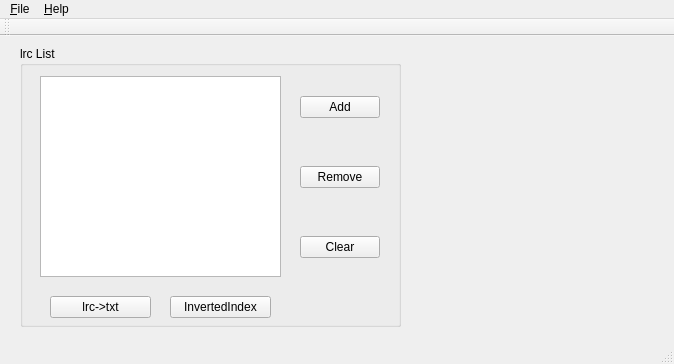
<?xml version="1.0" encoding="UTF-8"?>
<ui version="4.0">
 <class>MainWindow</class>
 <widget class="QMainWindow" name="MainWindow">
  <property name="geometry">
   <rect>
    <x>0</x>
    <y>0</y>
    <width>674</width>
    <height>364</height>
   </rect>
  </property>
  <property name="windowTitle">
   <string>MainWindow</string>
  </property>
  <widget class="QWidget" name="centralWidget">
   <widget class="QLabel" name="labelIcon">
    <property name="geometry">
     <rect>
      <x>460</x>
      <y>90</y>
      <width>101</width>
      <height>111</height>
     </rect>
    </property>
    <property name="text">
     <string/>
    </property>
    <property name="pixmap">
     <pixmap resource="resources.qrc">:/resources/picture/icon.png</pixmap>
    </property>
    <property name="scaledContents">
     <bool>true</bool>
    </property>
   </widget>
   <widget class="QGroupBox" name="groupBox">
    <property name="geometry">
     <rect>
      <x>20</x>
      <y>10</y>
      <width>381</width>
      <height>281</height>
     </rect>
    </property>
    <property name="title">
     <string>lrc List</string>
    </property>
    <widget class="QPushButton" name="btnAddFile">
     <property name="geometry">
      <rect>
       <x>280</x>
       <y>50</y>
       <width>80</width>
       <height>22</height>
      </rect>
     </property>
     <property name="text">
      <string>Add</string>
     </property>
    </widget>
    <widget class="QPushButton" name="btnRemoveFile">
     <property name="geometry">
      <rect>
       <x>280</x>
       <y>120</y>
       <width>80</width>
       <height>22</height>
      </rect>
     </property>
     <property name="text">
      <string>Remove</string>
     </property>
    </widget>
    <widget class="QPushButton" name="btnClearList">
     <property name="geometry">
      <rect>
       <x>280</x>
       <y>190</y>
       <width>80</width>
       <height>22</height>
      </rect>
     </property>
     <property name="text">
      <string>Clear</string>
     </property>
    </widget>
    <widget class="QTableWidget" name="twgFileList">
     <property name="geometry">
      <rect>
       <x>20</x>
       <y>30</y>
       <width>241</width>
       <height>201</height>
      </rect>
     </property>
    </widget>
    <widget class="QPushButton" name="btnLRCtoTXT">
     <property name="geometry">
      <rect>
       <x>30</x>
       <y>250</y>
       <width>101</width>
       <height>22</height>
      </rect>
     </property>
     <property name="text">
      <string>lrc-&gt;txt</string>
     </property>
    </widget>
    <widget class="QPushButton" name="pushButton">
     <property name="geometry">
      <rect>
       <x>150</x>
       <y>250</y>
       <width>101</width>
       <height>22</height>
      </rect>
     </property>
     <property name="text">
      <string>InvertedIndex</string>
     </property>
    </widget>
   </widget>
  </widget>
  <widget class="QMenuBar" name="menuBar">
   <property name="geometry">
    <rect>
     <x>0</x>
     <y>0</y>
     <width>674</width>
     <height>19</height>
    </rect>
   </property>
   <widget class="QMenu" name="menuDocument">
    <property name="title">
     <string>&amp;File</string>
    </property>
    <addaction name="actionAdd_lrc"/>
   </widget>
   <widget class="QMenu" name="menuHelp">
    <property name="title">
     <string>&amp;Help</string>
    </property>
    <addaction name="actionAbout_LyricDetective"/>
   </widget>
   <addaction name="menuDocument"/>
   <addaction name="menuHelp"/>
  </widget>
  <widget class="QToolBar" name="mainToolBar">
   <attribute name="toolBarArea">
    <enum>TopToolBarArea</enum>
   </attribute>
   <attribute name="toolBarBreak">
    <bool>false</bool>
   </attribute>
  </widget>
  <widget class="QStatusBar" name="statusBar"/>
  <action name="actionAdd_lrc">
   <property name="text">
    <string>Add lrc</string>
   </property>
  </action>
  <action name="actionAbout_LyricDetective">
   <property name="text">
    <string>About LyricDetective</string>
   </property>
  </action>
 </widget>
 <layoutdefault spacing="6" margin="11"/>
 <resources>
  <include location="resources.qrc"/>
 </resources>
 <connections/>
</ui>
